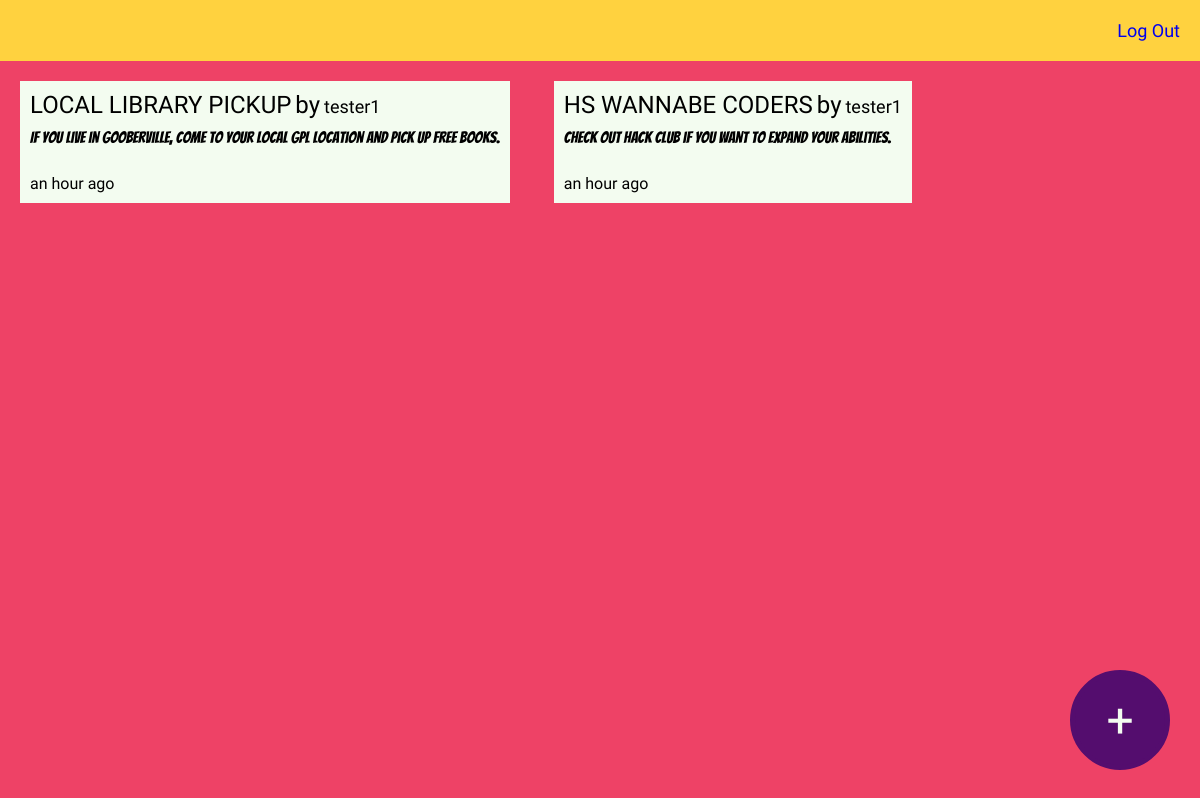
The app's page / (signed in) with its own data.
### CMB_App/models.py (models this page shows)
class Message(models.Model):
    title = models.CharField(max_length=32)
    message = models.CharField(max_length=256)
    user = models.ForeignKey(User, on_delete=models.CASCADE)
    created = models.DateTimeField(auto_now_add=True)
    modified = models.DateTimeField(auto_now=True)

class User(models.Model):
    username = models.CharField(max_length=32)
    correct_passwords = models.JSONField()
    incorrect_passwords = models.JSONField()
    created = models.DateTimeField(auto_now_add=True)
    modified = models.DateTimeField(auto_now=True)

### CMB_App/views.py (the view)
# urls.py: path("", views.index, name="index"),
def index(request):
    if request.method == "POST":
        time.sleep(0.25)
        username = request.POST.get("username", None)
        if not username:
            return redirect("index")
        try:
            user = User.objects.get(username=username)
        except User.DoesNotExist:
            return redirect("index")
        for value in user.incorrect_passwords:
            if request.POST.get(value, None) != "unselected":
                return redirect("index")
        for value in user.correct_passwords:
            if request.POST.get(value, None) != "selected":
                return redirect("index")
        request.session["logged_in"] = True
        request.session["username"] = username
        return redirect("index")
    elif request.method != "GET":
        return redirect("index")
    elif request.session.get("logged_in", False):
        messages = Message.objects.filter(created__gte=datetime.now() - timedelta(days=1)).order_by('-created')
        return render(request, "CMB_App/index.html", {
            "messages": messages
        })
    else:
        return render(request, "CMB_App/login.html")

### CMB_App/templates/CMB_App/index.html (shortened to what this page needs)
{% load humanize %}
{% load static %}
<!DOCTYPE html>
<html>
<head>
    <link rel="stylesheet" href="{% static 'CMB_App/style.css' %}">
</head>
<body id="main-page-body" class="pink-bg">
    <span id="logout" class="barriecito-regular yellow-bg"><a href="{% url 'logout' %}">Log Out</a></span>
    {% for message in messages %}
        <div class="message-box light-green-bg">
            <span class="message-title rubik-bubbles-regular">{{ message.title }}</span> <span class="message-by moo-lah-lah-regular">by</span> <span class="message-username rubik-spray-paint-regular">{{ message.user.username }}</span>
            <br>
            <span class="message-message bangers-regular">{{ message.message }}</span>
            <br>
            <span class="message-date rubik-distressed-regular">{{ message.created|naturaltime }}</span>
        </div>
    {% empty %}
        <span id="no-messages" class="kablammo-regular light-green">No Messages Posted In The Last 24 Hours</span>
    {% endfor %}
    <button onclick="popup()" id="popup-post-button" class="rubik-spray-paint-regular purple-bg light-green">+</button>
</body>
</html>

### CMB_App/static/CMB_App/style.css (style rules this page uses)
.message-box { display: inline-block; background-color: blue; width: fit-content; max-width: 500px; margin: 20px; padding: 10px; }
.message-title { font-size: x-large; }
.message-username { font-size: large; }
.message-by { font-size: x-large; }
.message-message { display: block; font-size: medium; margin-top: 10px; margin-bottom: 10px; }
.message-date { font-size: medium; }
#main-page-body { margin: 0; padding: 0; }
#logout { box-sizing: border-box; -moz-box-sizing: border-box; -webkit-box-sizing: border-box; display: block; left: 0; top: 0; width: 100%; text-align: right; margin: 0; padding: 20px; user-select: none; }
#logout a { text-decoration: none; font-size: large; }
#popup-post-button { position: fixed; right: 0; bottom: 0; margin-right: 30px; margin-bottom: 30px; width: 100px; height: 100px; font-size: xxx-large; border-radius: 50%; border: 5px solid #540D6E; user-select: none; }
.barriecito-regular { font-family: "Barriecito", system-ui; font-weight: 400; font-style: normal; }
.rubik-distressed-regular { font-family: "Rubik Distressed", system-ui; font-weight: 400; font-style: normal; }
.moo-lah-lah-regular { font-family: "Moo Lah Lah", sans-serif; font-weight: 400; font-style: normal; }
.rubik-bubbles-regular { font-family: "Rubik Bubbles", system-ui; font-weight: 400; font-style: normal; }
.rubik-spray-paint-regular { font-family: "Rubik Spray Paint", system-ui; font-weight: 400; font-style: normal; }
.bangers-regular { font-family: "Bangers", system-ui; font-weight: 400; font-style: normal; }
.light-green { color: #F3FCF0; }
.purple-bg { background-color: #540D6E; }
.pink-bg { background-color: #EE4266; }
.yellow-bg { background-color: #FFD23F; }
.light-green-bg { background-color: #F3FCF0; }

### records on screen
Message: title "LOCAL LIBRARY PICKUP", user.username "tester1", message "If you live in GooberVille, come to your local GPL location and pick up free books.", created "an hour ago"
Message: title "HS WANNABE CODERS", user.username "tester1", message "Check out Hack Club if you want to expand your abilities.", created "an hour ago"
